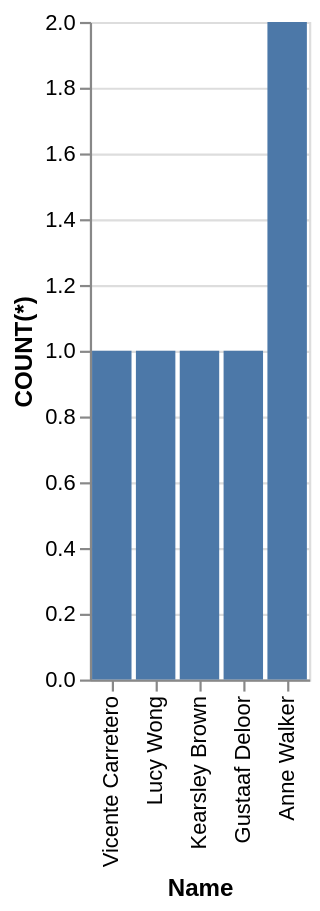

Vega-Lite specification for this chart:
### Vega-Lite specification from a JSON file in a GitHub repository (floating-point values rounded to 4 significant figures)
{"data": {"values": [{"x_data": "Vicente Carretero", "y_data": 1}, {"x_data": "Lucy Wong", "y_data": 1}, {"x_data": "Kearsley Brown", "y_data": 1}, {"x_data": "Gustaaf Deloor", "y_data": 1}, {"x_data": "Anne Walker", "y_data": 2}]}, "mark": "bar", "encoding": {"x": {"field": "x_data", "type": "nominal", "title": "Name", "sort": "descending"}, "y": {"field": "y_data", "type": "quantitative", "title": "COUNT(*)"}}}
